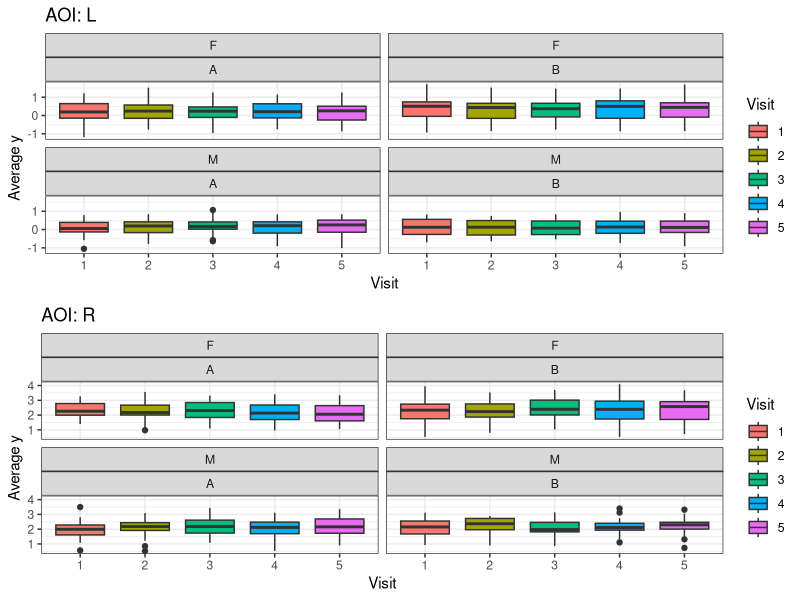
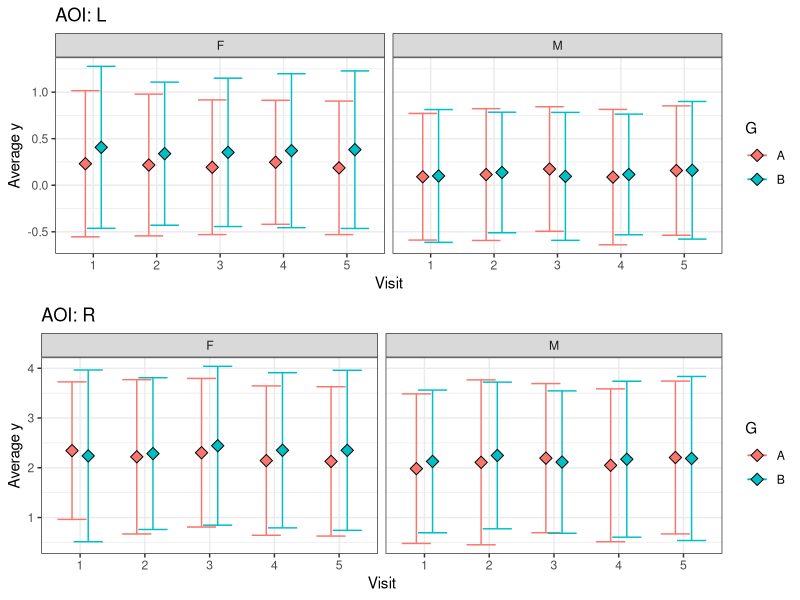
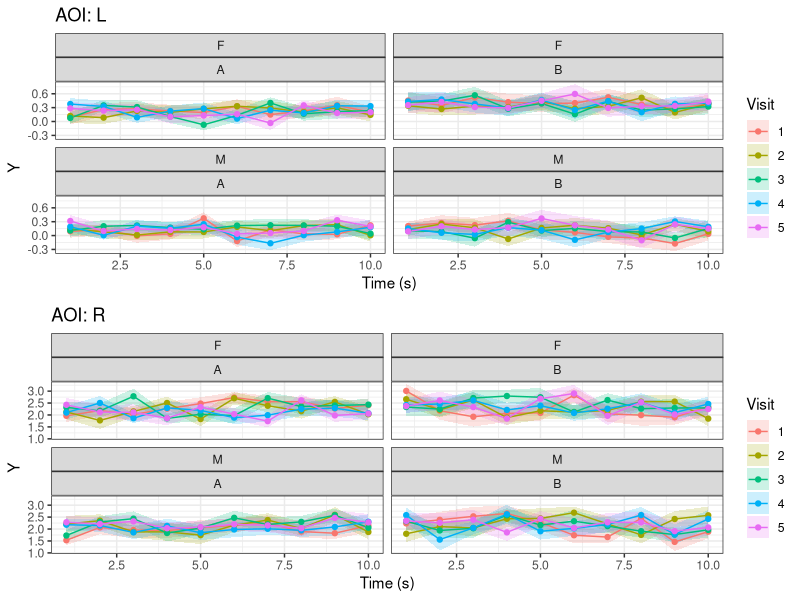
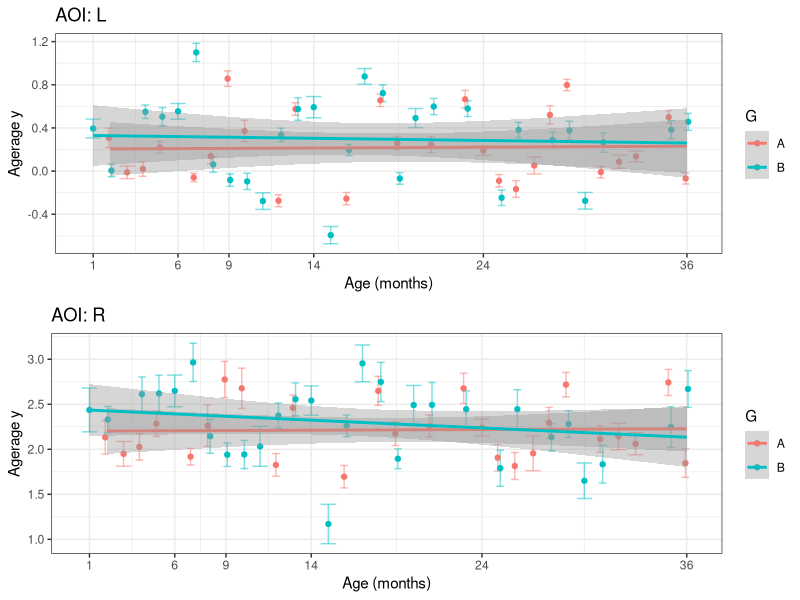

Write the R code that produced these figures, in order. (Note: this script raises an error after producing the figures.)
## ---- chunk 1
knitr::opts_chunk$set(echo = TRUE, message=FALSE, warning=FALSE)
## ---- chunk 2
packs <- c("dplyr", "ggplot2", "tidyverse", "lmerTest", "nlme", "merTools", "broom.mixed", "car", "knitr", "gridExtra")
lapply(packs, require, character.only = TRUE)
## ---- chunk 3
set.seed(88)  # this will allow you to exactly duplicate your result
Npart = 100
NperTrial = 10
NTP = 5
N = Npart*NperTrial*NTP
subject = factor(rep(1:Npart, each=NperTrial*NTP)) # subject id
TP = factor(rep(seq(1:5), times = NperTrial*NTP)) # timepoint 1-5
ts = rep(seq(1:10), times = NperTrial*NTP) # timestamp 1-10 sec
u = rnorm(Npart, sd=.5)
e = rnorm(N, sd=.25)
x = rnorm(N) # continous variable (predictor)
y = 0.2 + .5*x + u[subject] + e # continous variable (dv)

d = data.frame(subject, TP, x, y)
d = d %>% arrange(TP, subject)
d = data.frame(ts, d)
head(d)
## ---- chunk 4
set.seed(88)

sg <- data.frame()
sb <- unique(d$subject)

for (i in 1:length(sb)) {
  s = sample(LETTERS[c(6,13)], size = 1)
  g = sample(LETTERS[c(1,2)], size = 1)
  a = sample.int(36, 1, replace = TRUE)
  sg = rbind(sg, cbind(subject=paste(sb[i]), S=s, A=a, G=g))
}

head(sg)
## ---- chunk 5
dg <- d %>%
  left_join(sg, by="subject") %>%
  mutate(AOI="L",
         A=as.numeric(A))
head(dg)
## ---- chunk 6
dg_2 <- dg %>%
  mutate(y=y+rnorm(n = nrow(dg), mean = 2, sd = 1.35),
         AOI="R")
## ---- chunk 7
dg_all <- rbind(dg, dg_2)
## ---- chunk 8
females <- data.frame(dg_all) %>%
  filter(S=="F") %>%
  dplyr::select(subject) %>%
  unique()
females <- females$subject
## ---- chunk 9
descr.means <- dg_all %>%
  mutate(A=as.numeric(A)) %>%
  group_by(TP, G) %>%
  summarise(N=length(unique(subject)),
            N_fem=length(which(unique(subject) %in% females)),
            m.age=round(mean(A), 2),
            min.age=round(min(A), 2),
            max.age=round(max(A), 2),
            m.x=round(mean(x, na.rm=T), 2))
descr.sd <- dg_all %>%
  group_by(TP, G) %>%
  mutate(A=as.numeric(A)) %>%
  summarise(N=length(unique(subject)),
            N_fem=length(which(unique(subject) %in% females)),
            s.age=round(sd(A), 2),
            s.x=round(sd(x, na.rm=T), 2))
descr <- descr.means %>%
  inner_join(descr.sd, by=c("TP", "G", "N", "N_fem")) %>% 
  arrange(G)
## ---- chunk 10
kable(descr, caption = "Table 1: Essential Descriptive Statistics")
## ---- chunk 11
AOIS <- unique(dg_all$AOI)
## ---- chunk 12
av.y.boxplot <- list()

for (i in 1:length(AOIS)) {
  aoi = AOIS[i]
  
  av.y.boxplot[[i]] = dg_all %>%
    filter(AOI==aoi) %>%
    group_by(subject, TP, G, S) %>%
    summarise(m.y=mean(y, na.rm=TRUE)) %>%
    ggplot() +
    geom_boxplot(aes(y=m.y,
             x=as.factor(TP),
             fill=as.factor(TP))) +
    labs(y="Average y",
       x="Visit",
       fill="Visit",
       title=paste0("AOI: ", aoi)) +
    facet_wrap(S~G) +
    theme_bw()
}
## ---- chunk 13
do.call(grid.arrange, av.y.boxplot)
## ---- chunk 14
line.plot <- list()

for (i in 1:length(AOIS)) {
  aoi = AOIS[i]
  
  line.plot[[i]] = dg_all %>%
    filter(AOI==aoi) %>%
    group_by(TP, G, S) %>%
    summarise(M=mean(y, na.rm=TRUE),
            SD=sd(y, na.rm=TRUE)) %>%
    ggplot() +
    geom_errorbar(aes(ymin=M-SD,
                  ymax=M+SD,
                  x=TP,
                  col=G),
                position = position_dodge(0.5)) +
    geom_line(aes(y=M,
             x=TP,
             col=G), 
            position = position_dodge(0.5)) +
    geom_point(aes(y=M,
             x=TP,
             fill=G),
             shape=23,
             size=3,
             position = position_dodge(0.5)) +
    facet_wrap(~S) +
    labs(y="Average y",
       x="Visit",
       title=paste0("AOI: ", aoi)) +
    theme_bw()
}
## ---- chunk 15
do.call(grid.arrange, line.plot)
## ---- chunk 16
ts.y <- list()

for (i in 1:length(AOIS)) {
  aoi = AOIS[i]
  
  ts.y[[i]] = dg_all %>%
    filter(AOI==aoi) %>%
    ggplot(aes(x=ts, y=y, fill=TP)) + 
    geom_ribbon(stat = "summary", aes(x=ts, group=TP), alpha=0.2) +
    stat_summary(aes(col=TP, group=TP), fun.y = "mean", geom="path") +
    stat_summary(aes(col=TP), fun.y = "mean", geom="point") +
    facet_wrap(S~G) +
    theme_bw() +
    labs(y="Y",
       x="Time (s)",
       col="Visit",
       fill="Visit",
       title=paste0("AOI: ", aoi))  
}
## ---- chunk 17
do.call(grid.arrange, ts.y)
## ---- chunk 18
x.b.group <- list()

for (i in 1:length(AOIS)) {
  aoi = AOIS[i]
  
  x.b.group[[i]] = dg_all %>%
    filter(AOI==aoi) %>%
    group_by(G, A) %>%
    summarise(N=length(y),
            mean = mean(y),
            sd   = sd(y),
            se   = sd / sqrt(N)) %>%
    mutate(A=as.numeric(A)) %>%
    arrange(A) %>%
    ggplot(aes(y=mean, x=A, col=G)) +
    geom_errorbar(aes(ymin=mean-se, ymax=mean+se, group=G), 
              alpha=0.5, position=position_dodge(0.3)) +
    geom_point(position=position_dodge(0.3)) +
    theme_bw() +
    geom_smooth(method = "lm") +
    scale_x_continuous(breaks = c(1,6,9,14,24,36)) +
    labs(y="Agerage y",
       x="Age (months)",
       col="G",
       title=paste0("AOI: ", aoi))  
}
## ---- chunk 19
do.call(grid.arrange, x.b.group)
## ---- chunk 20
bm <- lmer(y ~ AOI + (1|subject), data=dg_all)
## ---- chunk 21
b2 <- lmer(y ~ AOI:TP + (1|subject), data=dg_all)
b3 <- lmer(y ~ AOI:(TP:G) + (1|subject), data=dg_all)
b4 <- lmer(y ~ AOI:(TP:G:S) + (1|subject), data=dg_all)
## ---- chunk 22
m.anv <- anova(bm
               , b2
               , b3
               , b4
               )
m.anv.t <- m.anv %>%
  tidy() %>% 
  mutate_each(funs(round(.,3)), -term)
## ---- chunk 23
kable(m.anv.t, caption = "Table 2: LRT of models vs base model")
## ---- chunk 24
b3.1 <- lmer(y ~ AOI:TP:G + (1 + TP | subject:AOI), data=dg_all)
## ---- chunk 25
m.anv <- anova(b3
               , b3.1
               )
m.anv.t <- m.anv %>%
  tidy() %>% 
  mutate_each(funs(round(.,3)), -term)
## ---- chunk 26
kable(m.anv.t, caption = "Table 3: LRT of model vs re model")
## ---- chunk 27
#table here
## ---- chunk 28
re.sim <- REsim(b3.1) %>%
  separate(groupID, into=c("subject", "AOI"), sep = ":", remove = TRUE) %>%
  mutate(term=ifelse(term=="(Intercept)", paste0("TP", unique(dg_all$TP)[1]), term)) %>%
  dplyr::select(-groupFctr)
## ---- chunk 29
re.sim %>%
  filter(term=="TP1") %>%
  ggplot() +
  geom_hline(yintercept = 0, col="red") +
  geom_pointrange(aes(x=reorder(subject, mean), y=mean, ymin=mean+sd, ymax=mean-sd)) +
  facet_grid(~AOI) +
  theme_bw() +
  theme(axis.text.x = element_blank()) +
  labs(y="Random Effect",
       title=paste0(unique(re.sim$term)))
## ---- chunk 30
cc <- coef(b3.1)$`subject:AOI`
## variances of fixed effects
fixed.vars <- diag(vcov(b3.1))
## extract variances of conditional modes
r1 <- ranef(b3.1, condVar=TRUE)
cmode.vars <- t(apply(cv <- attr(r1[[1]], "postVar"),3, diag))
seVals <- sqrt(sweep(cmode.vars, 2, fixed.vars, "+"))
res <- cbind(cc[,c(1:5)], seVals)
res2 <- setNames(res,
                 c("TP2","TP3","TP4", "TP5", "TP1", "sd.er.1", "sd.er.2", "sd.er.3", "sd.er.4", "sd.er.5"))
coef.mm <- res2 %>% 
  add_rownames(var = "id:AOI") %>%
  mutate(TP1=TP1+sd.er.1,
         TP2=TP2+sd.er.2,
         TP3=TP3+sd.er.3,
         TP4=TP4+sd.er.4,
         TP5=TP5+sd.er.5)
